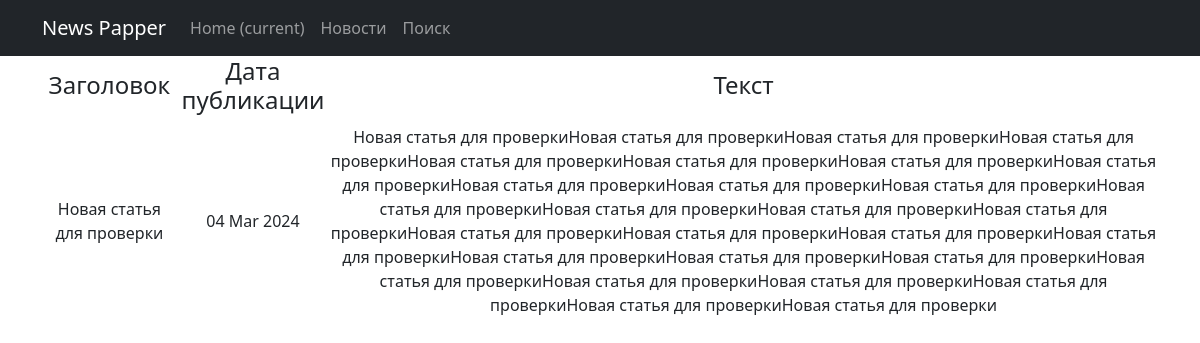
Page /news/4 on the committed database.
### news/models.py (models this page shows, shortened)
class Post(models.Model):
    author = models.ForeignKey(Author, on_delete=models.CASCADE)
    News = 'NW'
    Article = 'AR'
    CHOISE_CATEGORY = [
        (News, 'Новость'),
        (Article, 'Статья')
    ]
    categoryType = models.CharField(max_length=2, choices=CHOISE_CATEGORY, default=News)
    dateCreation = models.DateTimeField(auto_now_add=True)
    postCategory = models.ManyToManyField(Category, through='PostCategory')
    title = models.CharField(max_length=128)
    text = models.TextField()
    rating = models.SmallIntegerField(default=0)

### news/views.py (the view)
# urls.py: path('<int:pk>', PostDetail.as_view(), name='post_detail'),
class PostDetail(DetailView):
    model = Post
    template_name = 'news.html'
    context_object_name = 'news'

### news/templatetags/custom_filters.py (called while the page is built)
@register.filter()
def censor(text):
    text = str(text)
    _dict = ["новость", "заглавие", "профессор"]
    for word in _dict:
        w = word.lower()
        text = text.replace(w, w[0]+'*'*(len(w)-1))
        text = text.replace(w.title(), w.title()[0]+'*'*(len(w)-1))
    return text

### templates/news.html (shortened to what this page needs)
{% extends 'flatpages/default.html' %}
{% load custom_filters %}
{% block content %}
        <table>
            <tr>
                <td><h4>Заголовок</h4></td>
                <td><h4>Дата публикации</h4></td>
                <td><h4>Текст</h4></td>
            </tr>
            <tr>
                <td>{{ news.title|censor }}</td>
                <td>{{ news.dateCreation|date:'d M Y' }}</td>
                <td>{{ news.text|censor }}</td>
            </tr>
        </table>
{% endblock content %}

### rows in the picture
Post: title|censor "Новая статья для проверки", dateCreation "04 Mar 2024", text|censor "Новая статья для проверкиНовая статья для проверкиНовая статья для проверкиНовая статья для проверкиНовая статья для проверкиНовая статья для проверкиНовая статья для проверкиНовая статья для проверкиНовая статья для проверкиНовая статья для проверкиНовая статья для проверкиНовая статья для проверкиНовая статья для проверкиНовая статья для проверкиНовая статья для проверкиНовая статья для проверкиНовая статья для проверкиНовая статья для проверкиНовая статья для проверкиНовая статья для проверкиНовая статья для проверкиНовая статья для проверкиНовая статья для проверкиНовая статья для проверкиНовая статья для проверкиНовая статья для проверкиНовая статья для проверкиНовая статья для проверки"
